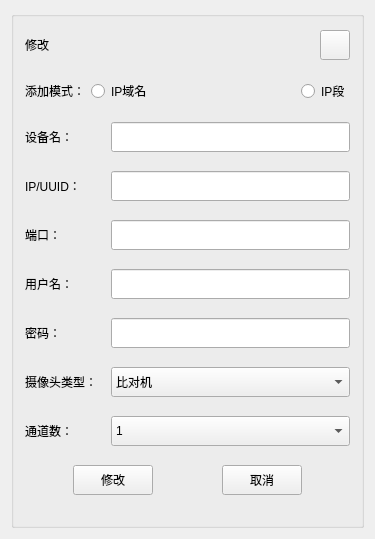
<?xml version="1.0" encoding="UTF-8"?>
<ui version="4.0">
 <class>ModifyDevice</class>
 <widget class="QWidget" name="ModifyDevice">
  <property name="windowModality">
   <enum>Qt::WindowModal</enum>
  </property>
  <property name="geometry">
   <rect>
    <x>0</x>
    <y>0</y>
    <width>375</width>
    <height>539</height>
   </rect>
  </property>
  <property name="windowTitle">
   <string>ModifyDevice</string>
  </property>
  <property name="windowOpacity">
   <double>5.000000000000000</double>
  </property>
  <layout class="QGridLayout" name="gridLayout_2">
   <item row="0" column="0">
    <widget class="QGroupBox" name="groupBox">
     <property name="title">
      <string/>
     </property>
     <layout class="QGridLayout" name="gridLayout">
      <property name="topMargin">
       <number>0</number>
      </property>
      <item row="0" column="0" colspan="4">
       <layout class="QHBoxLayout" name="horizontalLayout_6">
        <item>
         <widget class="QLabel" name="label_2">
          <property name="text">
           <string>修改</string>
          </property>
         </widget>
        </item>
        <item>
         <widget class="QPushButton" name="btnClose">
          <property name="minimumSize">
           <size>
            <width>30</width>
            <height>30</height>
           </size>
          </property>
          <property name="maximumSize">
           <size>
            <width>30</width>
            <height>30</height>
           </size>
          </property>
          <property name="text">
           <string/>
          </property>
          <property name="icon">
           <iconset>
            <normaloff>:/res/SoftIcon/Cancel.png</normaloff>:/res/SoftIcon/Cancel.png</iconset>
          </property>
          <property name="iconSize">
           <size>
            <width>30</width>
            <height>30</height>
           </size>
          </property>
         </widget>
        </item>
       </layout>
      </item>
      <item row="1" column="0">
       <widget class="QLabel" name="label">
        <property name="text">
         <string>添加模式：</string>
        </property>
       </widget>
      </item>
      <item row="1" column="1">
       <widget class="QRadioButton" name="radioButton_name">
        <property name="maximumSize">
         <size>
          <width>60</width>
          <height>16777215</height>
         </size>
        </property>
        <property name="text">
         <string>IP域名</string>
        </property>
       </widget>
      </item>
      <item row="1" column="2">
       <spacer name="horizontalSpacer">
        <property name="orientation">
         <enum>Qt::Horizontal</enum>
        </property>
        <property name="sizeHint" stdset="0">
         <size>
          <width>96</width>
          <height>20</height>
         </size>
        </property>
       </spacer>
      </item>
      <item row="1" column="3">
       <widget class="QRadioButton" name="radioButton_paragr">
        <property name="text">
         <string>IP段</string>
        </property>
       </widget>
      </item>
      <item row="2" column="0" colspan="4">
       <layout class="QHBoxLayout" name="horizontalLayout">
        <item>
         <widget class="QLabel" name="label_Name">
          <property name="minimumSize">
           <size>
            <width>80</width>
            <height>0</height>
           </size>
          </property>
          <property name="text">
           <string>设备名：</string>
          </property>
         </widget>
        </item>
        <item>
         <widget class="QLineEdit" name="lineEdit_Name">
          <property name="minimumSize">
           <size>
            <width>0</width>
            <height>30</height>
           </size>
          </property>
         </widget>
        </item>
       </layout>
      </item>
      <item row="3" column="0" colspan="4">
       <layout class="QHBoxLayout" name="horizontalLayout_2">
        <item>
         <widget class="QLabel" name="label_Addr">
          <property name="minimumSize">
           <size>
            <width>80</width>
            <height>0</height>
           </size>
          </property>
          <property name="text">
           <string>IP/UUID：</string>
          </property>
         </widget>
        </item>
        <item>
         <widget class="QLineEdit" name="lineEdit_Addr">
          <property name="minimumSize">
           <size>
            <width>0</width>
            <height>30</height>
           </size>
          </property>
         </widget>
        </item>
       </layout>
      </item>
      <item row="4" column="0" colspan="4">
       <layout class="QHBoxLayout" name="horizontalLayout_3">
        <item>
         <widget class="QLabel" name="label_4">
          <property name="minimumSize">
           <size>
            <width>80</width>
            <height>0</height>
           </size>
          </property>
          <property name="text">
           <string>端口：</string>
          </property>
         </widget>
        </item>
        <item>
         <widget class="QLineEdit" name="lineEdit_Port">
          <property name="minimumSize">
           <size>
            <width>0</width>
            <height>30</height>
           </size>
          </property>
         </widget>
        </item>
       </layout>
      </item>
      <item row="5" column="0" colspan="4">
       <layout class="QHBoxLayout" name="horizontalLayout_4">
        <item>
         <widget class="QLabel" name="label_5">
          <property name="minimumSize">
           <size>
            <width>80</width>
            <height>0</height>
           </size>
          </property>
          <property name="text">
           <string>用户名：</string>
          </property>
         </widget>
        </item>
        <item>
         <widget class="QLineEdit" name="lineEdit_Usr">
          <property name="minimumSize">
           <size>
            <width>0</width>
            <height>30</height>
           </size>
          </property>
         </widget>
        </item>
       </layout>
      </item>
      <item row="6" column="0" colspan="4">
       <layout class="QHBoxLayout" name="horizontalLayout_5">
        <item>
         <widget class="QLabel" name="label_6">
          <property name="minimumSize">
           <size>
            <width>80</width>
            <height>0</height>
           </size>
          </property>
          <property name="text">
           <string>密码：</string>
          </property>
         </widget>
        </item>
        <item>
         <widget class="QLineEdit" name="lineEdit_Pwd">
          <property name="minimumSize">
           <size>
            <width>0</width>
            <height>30</height>
           </size>
          </property>
          <property name="echoMode">
           <enum>QLineEdit::Password</enum>
          </property>
         </widget>
        </item>
       </layout>
      </item>
      <item row="7" column="0" colspan="4">
       <layout class="QHBoxLayout" name="horizontalLayout_7">
        <item>
         <widget class="QLabel" name="label_8">
          <property name="maximumSize">
           <size>
            <width>80</width>
            <height>16777215</height>
           </size>
          </property>
          <property name="text">
           <string>摄像头类型：</string>
          </property>
         </widget>
        </item>
        <item>
         <widget class="QComboBox" name="comboBox_Type">
          <property name="minimumSize">
           <size>
            <width>0</width>
            <height>30</height>
           </size>
          </property>
          <item>
           <property name="text">
            <string>比对机</string>
           </property>
          </item>
          <item>
           <property name="text">
            <string>抓拍机</string>
           </property>
          </item>
          <item>
           <property name="text">
            <string>门禁机</string>
           </property>
          </item>
          <item>
           <property name="text">
            <string>摄像机</string>
           </property>
          </item>
         </widget>
        </item>
       </layout>
      </item>
      <item row="8" column="0" colspan="4">
       <layout class="QHBoxLayout" name="horizontalLayout_8">
        <item>
         <widget class="QLabel" name="label_9">
          <property name="maximumSize">
           <size>
            <width>80</width>
            <height>16777215</height>
           </size>
          </property>
          <property name="text">
           <string>通道数：</string>
          </property>
         </widget>
        </item>
        <item>
         <widget class="QComboBox" name="comboBox_ChannelNo">
          <property name="minimumSize">
           <size>
            <width>0</width>
            <height>30</height>
           </size>
          </property>
          <item>
           <property name="text">
            <string>1</string>
           </property>
          </item>
          <item>
           <property name="text">
            <string>4</string>
           </property>
          </item>
          <item>
           <property name="text">
            <string>8</string>
           </property>
          </item>
          <item>
           <property name="text">
            <string>16</string>
           </property>
          </item>
          <item>
           <property name="text">
            <string>32</string>
           </property>
          </item>
         </widget>
        </item>
       </layout>
      </item>
      <item row="9" column="0" colspan="4">
       <layout class="QHBoxLayout" name="horizontalLayout_10">
        <item>
         <spacer name="horizontalSpacer_3">
          <property name="orientation">
           <enum>Qt::Horizontal</enum>
          </property>
          <property name="sizeHint" stdset="0">
           <size>
            <width>40</width>
            <height>20</height>
           </size>
          </property>
         </spacer>
        </item>
        <item>
         <widget class="QPushButton" name="btnSure">
          <property name="minimumSize">
           <size>
            <width>0</width>
            <height>30</height>
           </size>
          </property>
          <property name="text">
           <string>修改</string>
          </property>
          <property name="icon">
           <iconset>
            <normaloff>:/res/SoftIcon/mod.png</normaloff>:/res/SoftIcon/mod.png</iconset>
          </property>
          <property name="iconSize">
           <size>
            <width>25</width>
            <height>25</height>
           </size>
          </property>
         </widget>
        </item>
        <item>
         <spacer name="horizontalSpacer_2">
          <property name="orientation">
           <enum>Qt::Horizontal</enum>
          </property>
          <property name="sizeHint" stdset="0">
           <size>
            <width>63</width>
            <height>20</height>
           </size>
          </property>
         </spacer>
        </item>
        <item>
         <widget class="QPushButton" name="btnCancel">
          <property name="minimumSize">
           <size>
            <width>0</width>
            <height>30</height>
           </size>
          </property>
          <property name="text">
           <string>取消</string>
          </property>
          <property name="icon">
           <iconset>
            <normaloff>:/res/SoftIcon/Cancel.png</normaloff>:/res/SoftIcon/Cancel.png</iconset>
          </property>
          <property name="iconSize">
           <size>
            <width>25</width>
            <height>25</height>
           </size>
          </property>
         </widget>
        </item>
        <item>
         <spacer name="horizontalSpacer_4">
          <property name="orientation">
           <enum>Qt::Horizontal</enum>
          </property>
          <property name="sizeHint" stdset="0">
           <size>
            <width>40</width>
            <height>20</height>
           </size>
          </property>
         </spacer>
        </item>
       </layout>
      </item>
     </layout>
    </widget>
   </item>
  </layout>
 </widget>
 <layoutdefault spacing="6" margin="11"/>
 <resources>
  <include location="res.qrc"/>
 </resources>
 <connections/>
</ui>
